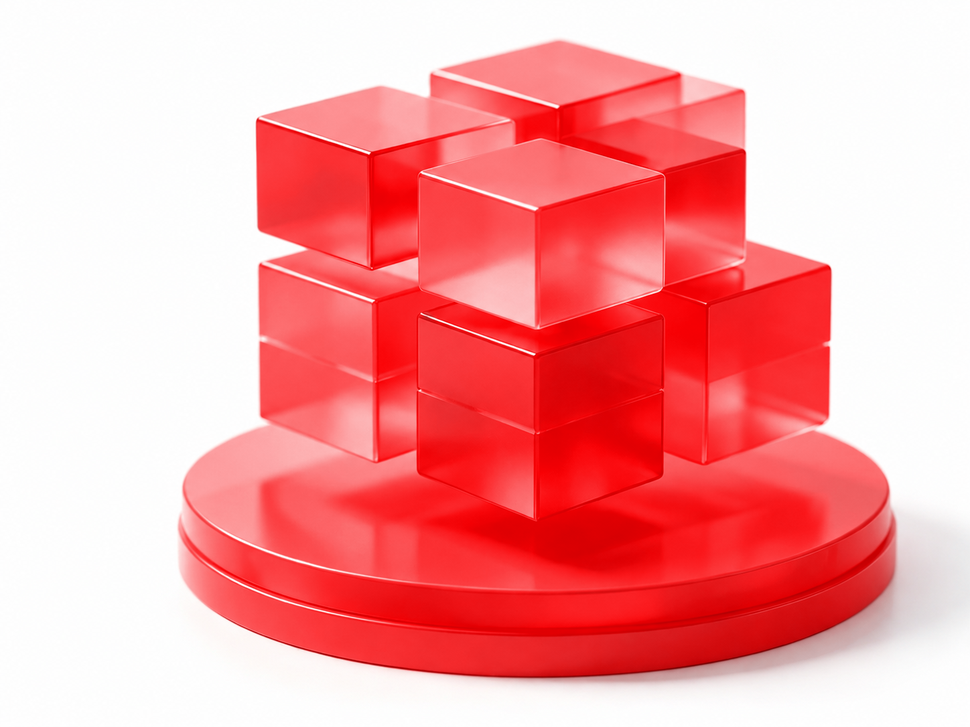
#> input picture src/assets/opchub/11.png, 970 x 727 px, shrunk from 1448 x 1086 before the run, found by its file name
$ python recolor_first_service_image.py
#> lines starting #> are read from the running program, lines starting #| are printed output that depends on the picture; after the words box and inside, x2 and y2 are one past the last pixel; in counts of white or black regions, pixels touching at a corner belong together
"""
将 OPCHub 服务卡片第一张图片的彩色部分重新着色为指定红色 (#F34346)，
同时保留白色背景与灰度阴影。
"""
from PIL import Image
import numpy as np


def rgb_to_hsv(rgb: np.ndarray) -> np.ndarray:
    """Vectorized RGB -> HSV for float arrays in [0,1]."""
    r, g, b = rgb[..., 0], rgb[..., 1], rgb[..., 2]
    max_c = np.maximum(np.maximum(r, g), b)
    min_c = np.minimum(np.minimum(r, g), b)
    delta = max_c - min_c

    v = max_c
    s = np.where(max_c != 0, delta / max_c, 0)

    h = np.zeros_like(max_c)
    # avoid division by zero
    safe_delta = np.where(delta == 0, 1e-10, delta)

    hr = np.where(max_c == r, ((g - b) / safe_delta) % 6, 0)
    hg = np.where(max_c == g, ((b - r) / safe_delta) + 2, 0)
    hb = np.where(max_c == b, ((r - g) / safe_delta) + 4, 0)
    h = np.where(delta == 0, 0, hr + hg + hb)
    h = h / 6.0

    return np.stack([h, s, v], axis=-1)


def hsv_to_rgb(hsv: np.ndarray) -> np.ndarray:
    """Vectorized HSV -> RGB for float arrays in [0,1]."""
    h, s, v = hsv[..., 0], hsv[..., 1], hsv[..., 2]
    h6 = (h % 1.0) * 6.0
    i = np.floor(h6).astype(np.int32)
    f = h6 - i
    p = v * (1 - s)
    q = v * (1 - f * s)
    t = v * (1 - (1 - f) * s)

    i = i % 6

    r = np.where(i == 0, v,
        np.where(i == 1, q,
            np.where(i == 2, p,
                np.where(i == 3, p,
                    np.where(i == 4, t, v)))))
    g = np.where(i == 0, t,
        np.where(i == 1, v,
            np.where(i == 2, v,
                np.where(i == 3, q,
                    np.where(i == 4, p, p)))))
    b = np.where(i == 0, p,
        np.where(i == 1, p,
            np.where(i == 2, t,
                np.where(i == 3, v,
                    np.where(i == 4, v, q)))))

    return np.clip(np.stack([r, g, b], axis=-1), 0, 1)


def recolor_to_red(src: str, dst: str, target_hex: str = "#F34346", sat_threshold: float = 0.12):
#> called with src = 'src/assets/opchub/11.png', dst = 'src/assets/opchub/11.png', target_hex = '#F34346', sat_threshold = 0.12
    target_hex = target_hex.lstrip("#")
    tr, tg, tb = tuple(int(target_hex[i:i+2], 16) / 255.0 for i in (0, 2, 4))
    target_hsv = rgb_to_hsv(np.array([[[tr, tg, tb]]]))[0, 0]
    target_hue = target_hsv[0]

    img = Image.open(src).convert("RGBA")
#> img is the input picture: PIL image 970x727 RGBA; mean R, G, B, A 248.7, 159.6, 161.1, 255
    arr = np.array(img).astype(np.float32) / 255.0

    hsv = rgb_to_hsv(arr[..., :3])
#> in rgb_to_hsv (call 2), `hb = np.where(max_c == b, ((r - g) / safe_delta) + 4, 0)`:
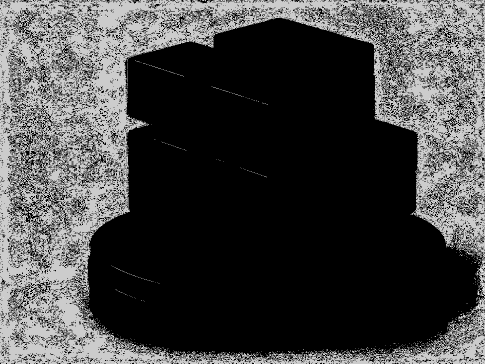
#> hb: shape (727, 970) float32 (shown at 1/2 size); min 0, max 5, mean 1.33; drawn with min black and max white
#> in rgb_to_hsv (call 2), `h = np.where(delta == 0, 0, hr + hg + hb)`:
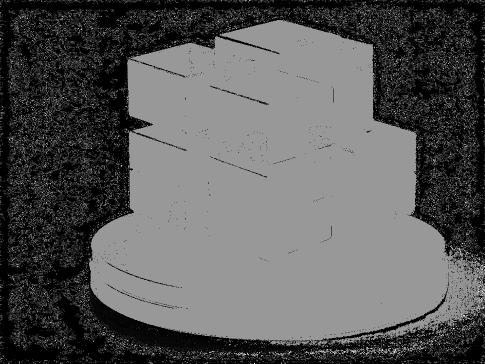
#> h: shape (727, 970) float32 (shown at 1/2 size); min 0, max 10, mean 3.5; drawn with min black and max white
#> in rgb_to_hsv (call 2), `return np.stack([h, s, v], axis=-1)`:
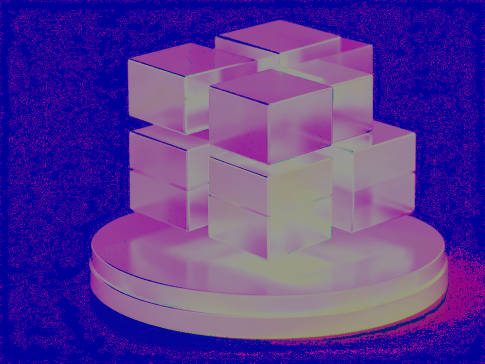
#> returned value: shape (727, 970, 3) float32 (shown at 1/2 size); mean of channels 0, 1, 2 0.584, 0.366, 0.976; drawn with min black and max white

    # 仅处理饱和度足够高且不是纯透明的像素
    mask = (hsv[..., 1] > sat_threshold) & (arr[..., 3] > 0.05)
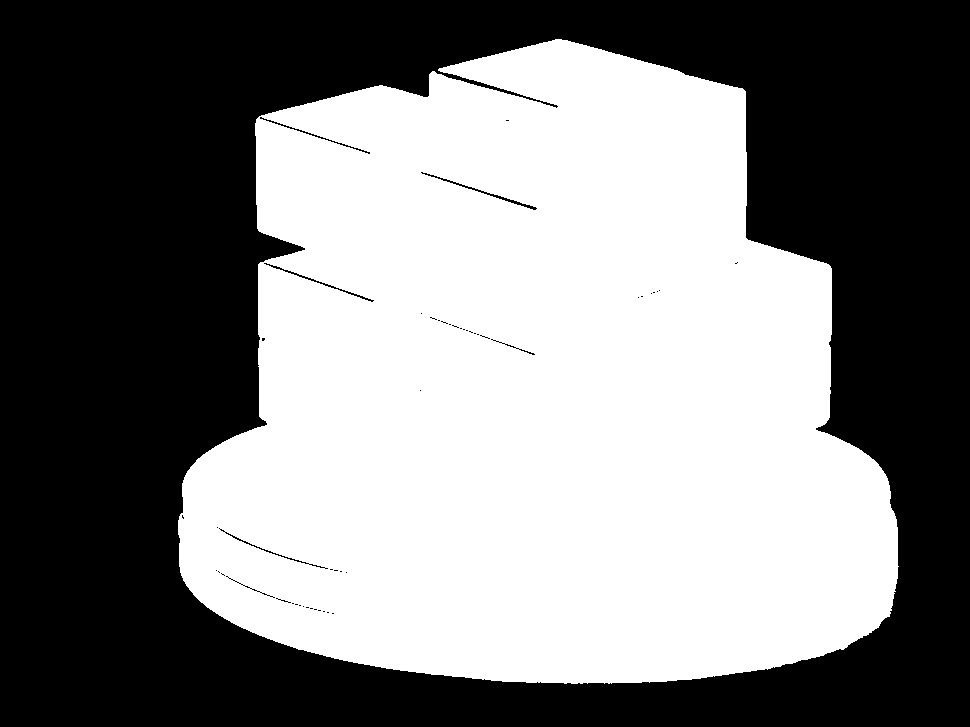
#> mask: shape (727, 970) bool; 49.6% white; 1 white region, box (x1, y1, x2, y2) and area: (178, 39, 899, 684) 349738

    # 将目标像素的色相统一为目标红色，同时保留原有饱和度/亮度
    hsv[mask, 0] = target_hue
#> hsv: shape (727, 970, 3) float32; mean of channels 0, 1, 2 0.59, 0.366, 0.976

    # 稍微提升饱和度，让颜色更趋近目标红
    hsv[mask, 1] = np.clip(hsv[mask, 1] * 1.05, 0, 1)
#> hsv: shape (727, 970, 3) float32; mean of channels 0, 1, 2 0.59, 0.382, 0.976

    rgb = hsv_to_rgb(hsv)
#> in hsv_to_rgb, `i = np.floor(h6).astype(np.int32)`:
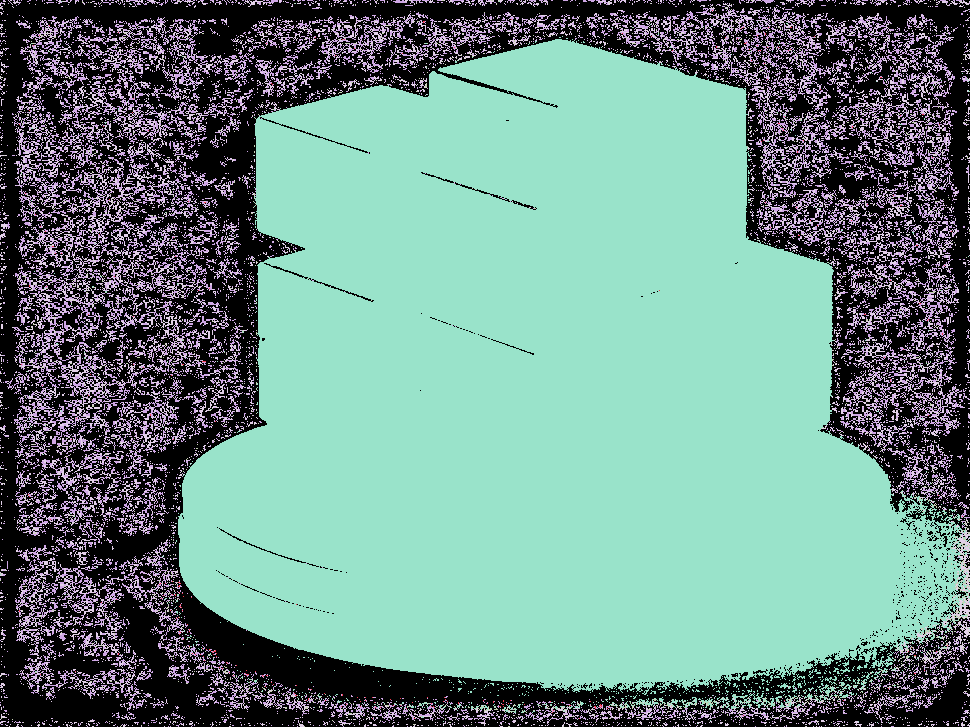
#> i: shape (727, 970) int32; 6 distinct labels, from 0 to 5; one colour per label, 0 black
#> in hsv_to_rgb, `f = h6 - i`:
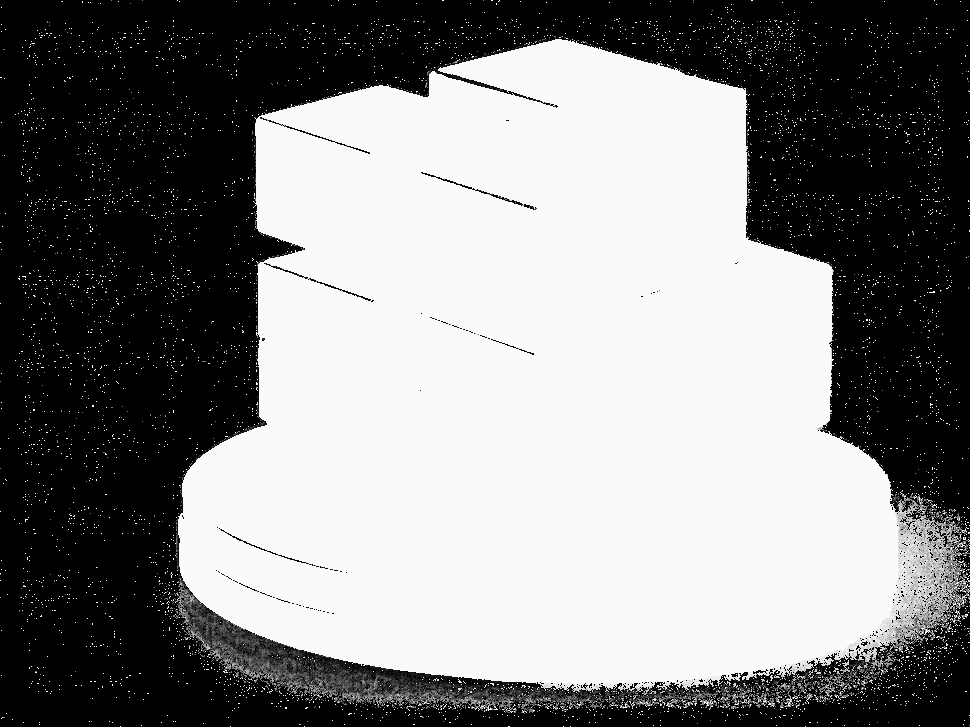
#> f: shape (727, 970) float64; min 0, max 1, mean 0.515
    arr[..., :3] = rgb

    out = Image.fromarray((np.clip(arr, 0, 1) * 255).astype(np.uint8))
    out.save(dst)


if __name__ == "__main__":
    recolor_to_red(
        src="src/assets/opchub/11.png",
        dst="src/assets/opchub/11.png",
        target_hex="#F34346",
    )
    print("Done: src/assets/opchub/11.png")
